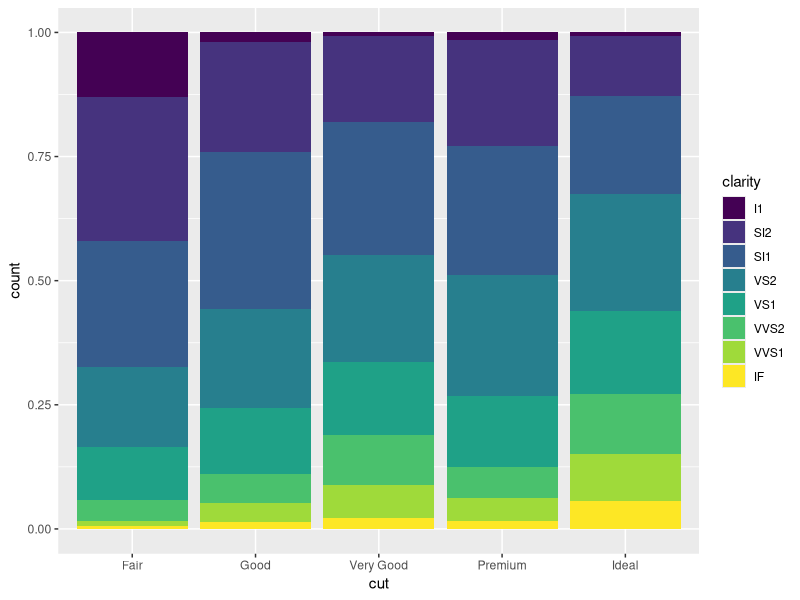

Source code (R):
# importing libraries
library(tidyverse)
library(ggplot2)

ggplot(data = diamonds) + 
  geom_bar(mapping = aes(x = cut, fill = clarity), position = "fill")